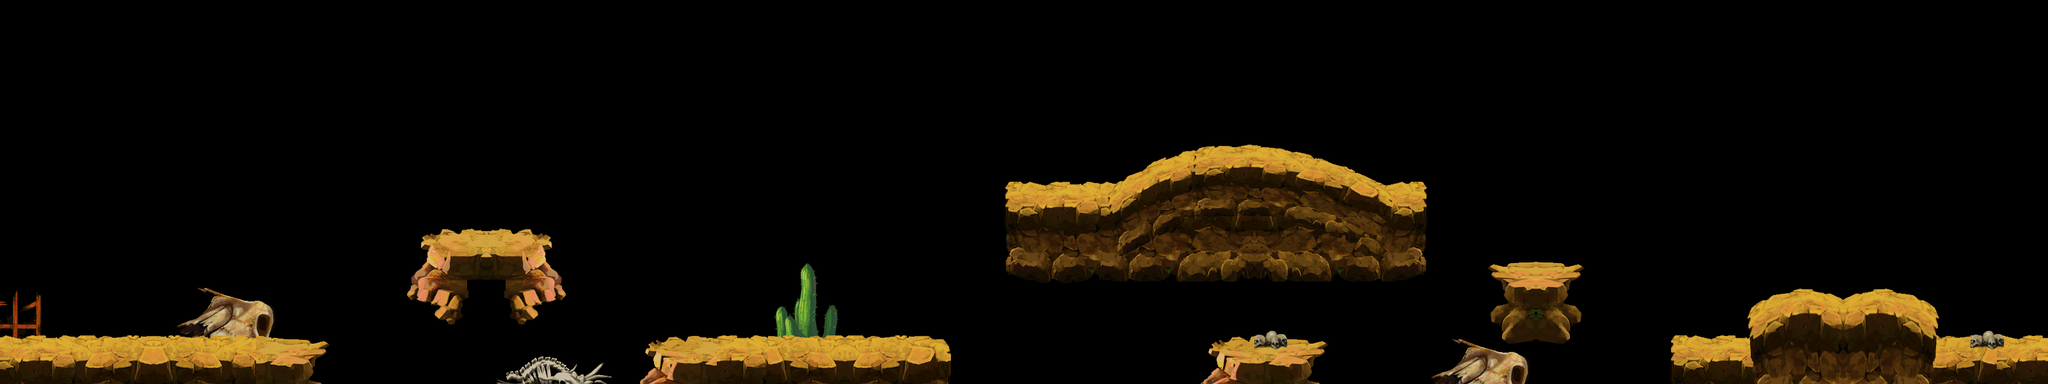

A level layout from a 2D game, rendered from its tile map. Below: a short description, then the map file with tile-grid data replaced by summaries:
An orthogonal 80x15 tile map with 40x40 px tiles, 4 tile layers (land1, land2, land3, land4) and 40 objects.

<map version="1.0" orientation="orthogonal" width="80" height="15" tilewidth="40" tileheight="40">
 <tileset firstgid="1" name="4-3" tilewidth="40" tileheight="40">
  <image source="d-land.png" width="2025" height="1793" />
 </tileset>
 <layer name="land1" width="80" height="15">
  <data>[1200 cells, 85 non-empty, 85 distinct tile ids]</data>
 </layer>
 <layer name="land2" width="80" height="15">
  <data>[1200 cells, 259 non-empty, 98 distinct tile ids]</data>
 </layer>
 <layer name="land3" width="80" height="15">
  <data>[1200 cells, 148 non-empty, 128 distinct tile ids]</data>
 </layer>
 <layer name="land4" width="80" height="15">
  <data>[1200 cells, 41 non-empty, 39 distinct tile ids]</data>
 </layer>
 <objectgroup name="pengzhuang" width="80" height="15">
  <object x="-12" y="546" width="504" height="55" />
  <object x="669" y="379" width="180" height="50" />
  <object x="1025" y="543" width="457" height="54" />
  <object x="2337" y="428" width="120" height="45" />
  <object x="1572" y="302" width="168" height="49" />
  <object x="1868" y="242" width="131" height="51" />
  <object x="2180" y="308" width="44" height="53" />
  <object x="3024" y="544" width="209" height="46" />
  <object x="2804" y="475" width="153" height="55" />
  <object x="1740" y="301" width="133" height="50" />
  <object x="2737" y="505" width="65" height="104" />
  <object x="2957" y="504" width="67" height="112" />
  <object x="1999" y="307" width="180" height="47" />
  <object x="1901" y="548" width="148" height="57" />
  <object x="2609" y="543" width="128" height="65" />
 </objectgroup>
 <objectgroup name="zuobiao1" width="80" height="15">
  <object x="1123" y="525">
   <properties>
    <property name="id" value="1" />
    <property name="type" value="1" />
   </properties>
  </object>
  <object x="357" y="530">
   <properties>
    <property name="id" value="1" />
    <property name="type" value="1" />
   </properties>
  </object>
  <object x="293" y="530">
   <properties>
    <property name="id" value="1" />
    <property name="type" value="1" />
   </properties>
  </object>
  <object x="1933" y="223">
   <properties>
    <property name="id" value="1" />
    <property name="type" value="1" />
   </properties>
  </object>
  <object x="1933" y="373">
   <properties>
    <property name="id" value="17" />
    <property name="type" value="1" />
   </properties>
  </object>
 </objectgroup>
 <objectgroup name="zuobiao2" width="80" height="15">
  <object x="1257" y="547">
   <properties>
    <property name="id" value="101" />
    <property name="num" value="5" />
    <property name="range" value="100" />
    <property name="time" value="1" />
    <property name="timemax" value="12" />
    <property name="timemin" value="3" />
    <property name="z" value="0" />
   </properties>
  </object>
  <object x="725" y="381">
   <properties>
    <property name="id" value="102" />
    <property name="num" value="5" />
    <property name="range" value="0" />
    <property name="time" value="1" />
    <property name="timemax" value="20" />
    <property name="timmin" value="5" />
   </properties>
  </object>
  <object x="1659" y="304">
   <properties>
    <property name="id" value="102" />
    <property name="num" value="5" />
    <property name="range" value="0" />
    <property name="time" value="1" />
    <property name="timemax" value="20" />
    <property name="timmin" value="5" />
   </properties>
  </object>
  <object x="2888" y="473">
   <properties>
    <property name="id" value="102" />
    <property name="num" value="5" />
    <property name="range" value="0" />
    <property name="time" value="1" />
    <property name="timemax" value="20" />
    <property name="timmin" value="5" />
   </properties>
  </object>
  <object x="342" y="544">
   <properties>
    <property name="id" value="101" />
    <property name="num" value="6" />
    <property name="range" value="20" />
    <property name="time" value="2" />
    <property name="timemax" value="12" />
    <property name="timmin" value="3" />
   </properties>
  </object>
  <object x="1300" y="546">
   <properties>
    <property name="id" value="101" />
    <property name="num" value="6" />
    <property name="range" value="20" />
    <property name="time" value="2" />
    <property name="timemax" value="12" />
    <property name="timmin" value="3" />
   </properties>
  </object>
  <object x="1212" y="546">
   <properties>
    <property name="id" value="103" />
    <property name="num" value="4" />
    <property name="range" value="50" />
    <property name="time" value="6" />
    <property name="timemax" value="10" />
    <property name="timmin" value="3" />
   </properties>
  </object>
  <object x="1973" y="237">
   <properties>
    <property name="id" value="103" />
    <property name="num" value="4" />
    <property name="range" value="50" />
    <property name="time" value="6" />
    <property name="timemax" value="10" />
    <property name="timmin" value="3" />
   </properties>
  </object>
  <object x="234" y="548">
   <properties>
    <property name="id" value="111" />
    <property name="num" value="2" />
    <property name="range" value="20" />
    <property name="time" value="1" />
    <property name="timemax" value="8" />
    <property name="timmin" value="1" />
   </properties>
  </object>
  <object x="1984" y="548">
   <properties>
    <property name="id" value="111" />
    <property name="num" value="2" />
    <property name="range" value="20" />
    <property name="time" value="1" />
    <property name="timemax" value="8" />
    <property name="timmin" value="1" />
   </properties>
  </object>
  <object x="2406" y="430">
   <properties>
    <property name="id" value="111" />
    <property name="num" value="2" />
    <property name="range" value="20" />
    <property name="time" value="1" />
    <property name="timemax" value="8" />
    <property name="timmin" value="1" />
   </properties>
  </object>
  <object x="804" y="84">
   <properties>
    <property name="id" value="107" />
    <property name="num" value="3" />
    <property name="range" value="0" />
    <property name="time" value="1" />
    <property name="timemax" value="12" />
    <property name="timmin" value="3" />
   </properties>
  </object>
  <object x="2516" y="88">
   <properties>
    <property name="id" value="107" />
    <property name="num" value="3" />
    <property name="range" value="0" />
    <property name="time" value="1" />
    <property name="timemax" value="12" />
    <property name="timmin" value="3" />
   </properties>
  </object>
  <object x="2930" y="474">
   <properties>
    <property name="id" value="111" />
    <property name="num" value="4" />
    <property name="range" value="0" />
    <property name="time" value="1" />
    <property name="timemax" value="8" />
    <property name="timmin" value="1" />
   </properties>
  </object>
  <object x="1082" y="542">
   <properties>
    <property name="id" value="111" />
    <property name="num" value="4" />
    <property name="range" value="0" />
    <property name="time" value="1" />
    <property name="timemax" value="8" />
    <property name="timmin" value="1" />
   </properties>
  </object>
  <object x="142" y="544">
   <properties>
    <property name="id" value="111" />
    <property name="num" value="4" />
    <property name="range" value="0" />
    <property name="time" value="1" />
    <property name="timemax" value="8" />
    <property name="timmin" value="1" />
   </properties>
  </object>
 </objectgroup>
 <objectgroup name="zuobiao3" width="80" height="15">
  <object x="1739" y="242" width="129" height="59">
   <properties>
    <property name="poid" value="0" />
   </properties>
  </object>
  <object x="1999" y="243" width="192" height="65">
   <properties>
    <property name="poid" value="1" />
   </properties>
  </object>
  </objectgroup>
</map>
<!-- 2 of 40 objects omitted -->
